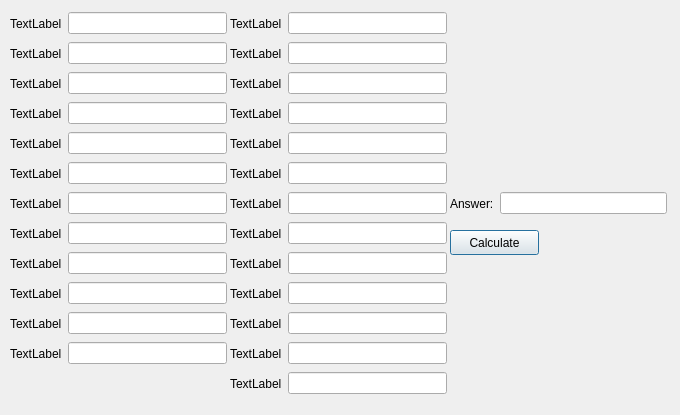
<?xml version="1.0" encoding="UTF-8"?>
<ui version="4.0">
 <class>ParameterInputDialog</class>
 <widget class="QDialog" name="ParameterInputDialog">
  <property name="geometry">
   <rect>
    <x>0</x>
    <y>0</y>
    <width>680</width>
    <height>415</height>
   </rect>
  </property>
  <property name="windowTitle">
   <string>Dialog</string>
  </property>
  <widget class="QWidget" name="layoutWidget_7">
   <property name="geometry">
    <rect>
     <x>10</x>
     <y>10</y>
     <width>217</width>
     <height>27</height>
    </rect>
   </property>
   <layout class="QHBoxLayout" name="horizontalLayout">
    <item>
     <widget class="QLabel" name="label">
      <property name="text">
       <string>TextLabel</string>
      </property>
     </widget>
    </item>
    <item>
     <widget class="QLineEdit" name="lineEdit"/>
    </item>
   </layout>
  </widget>
  <widget class="QWidget" name="layoutWidget_12">
   <property name="geometry">
    <rect>
     <x>230</x>
     <y>40</y>
     <width>217</width>
     <height>27</height>
    </rect>
   </property>
   <layout class="QHBoxLayout" name="horizontalLayout_14">
    <item>
     <widget class="QLabel" name="label_14">
      <property name="text">
       <string>TextLabel</string>
      </property>
     </widget>
    </item>
    <item>
     <widget class="QLineEdit" name="lineEdit_14"/>
    </item>
   </layout>
  </widget>
  <widget class="QWidget" name="layoutWidget_20">
   <property name="geometry">
    <rect>
     <x>230</x>
     <y>340</y>
     <width>217</width>
     <height>27</height>
    </rect>
   </property>
   <layout class="QHBoxLayout" name="horizontalLayout_24">
    <item>
     <widget class="QLabel" name="label_24">
      <property name="text">
       <string>TextLabel</string>
      </property>
     </widget>
    </item>
    <item>
     <widget class="QLineEdit" name="lineEdit_24"/>
    </item>
   </layout>
  </widget>
  <widget class="QWidget" name="layoutWidget_13">
   <property name="geometry">
    <rect>
     <x>230</x>
     <y>130</y>
     <width>217</width>
     <height>27</height>
    </rect>
   </property>
   <layout class="QHBoxLayout" name="horizontalLayout_17">
    <item>
     <widget class="QLabel" name="label_17">
      <property name="text">
       <string>TextLabel</string>
      </property>
     </widget>
    </item>
    <item>
     <widget class="QLineEdit" name="lineEdit_17"/>
    </item>
   </layout>
  </widget>
  <widget class="QWidget" name="layoutWidget_22">
   <property name="geometry">
    <rect>
     <x>230</x>
     <y>370</y>
     <width>217</width>
     <height>27</height>
    </rect>
   </property>
   <layout class="QHBoxLayout" name="horizontalLayout_25">
    <item>
     <widget class="QLabel" name="label_25">
      <property name="text">
       <string>TextLabel</string>
      </property>
     </widget>
    </item>
    <item>
     <widget class="QLineEdit" name="lineEdit_25"/>
    </item>
   </layout>
  </widget>
  <widget class="QWidget" name="layoutWidget_17">
   <property name="geometry">
    <rect>
     <x>230</x>
     <y>250</y>
     <width>217</width>
     <height>27</height>
    </rect>
   </property>
   <layout class="QHBoxLayout" name="horizontalLayout_21">
    <item>
     <widget class="QLabel" name="label_21">
      <property name="text">
       <string>TextLabel</string>
      </property>
     </widget>
    </item>
    <item>
     <widget class="QLineEdit" name="lineEdit_21"/>
    </item>
   </layout>
  </widget>
  <widget class="QWidget" name="layoutWidget_6">
   <property name="geometry">
    <rect>
     <x>10</x>
     <y>190</y>
     <width>217</width>
     <height>27</height>
    </rect>
   </property>
   <layout class="QHBoxLayout" name="horizontalLayout_7">
    <item>
     <widget class="QLabel" name="label_7">
      <property name="text">
       <string>TextLabel</string>
      </property>
     </widget>
    </item>
    <item>
     <widget class="QLineEdit" name="lineEdit_7"/>
    </item>
   </layout>
  </widget>
  <widget class="QWidget" name="layoutWidget_14">
   <property name="geometry">
    <rect>
     <x>230</x>
     <y>160</y>
     <width>217</width>
     <height>27</height>
    </rect>
   </property>
   <layout class="QHBoxLayout" name="horizontalLayout_18">
    <item>
     <widget class="QLabel" name="label_18">
      <property name="text">
       <string>TextLabel</string>
      </property>
     </widget>
    </item>
    <item>
     <widget class="QLineEdit" name="lineEdit_18"/>
    </item>
   </layout>
  </widget>
  <widget class="QWidget" name="layoutWidget_18">
   <property name="geometry">
    <rect>
     <x>230</x>
     <y>280</y>
     <width>217</width>
     <height>27</height>
    </rect>
   </property>
   <layout class="QHBoxLayout" name="horizontalLayout_22">
    <item>
     <widget class="QLabel" name="label_22">
      <property name="text">
       <string>TextLabel</string>
      </property>
     </widget>
    </item>
    <item>
     <widget class="QLineEdit" name="lineEdit_22"/>
    </item>
   </layout>
  </widget>
  <widget class="QPushButton" name="pushButton">
   <property name="geometry">
    <rect>
     <x>450</x>
     <y>230</y>
     <width>89</width>
     <height>25</height>
    </rect>
   </property>
   <property name="text">
    <string>Calculate</string>
   </property>
  </widget>
  <widget class="QWidget" name="layoutWidget_9">
   <property name="geometry">
    <rect>
     <x>230</x>
     <y>10</y>
     <width>217</width>
     <height>27</height>
    </rect>
   </property>
   <layout class="QHBoxLayout" name="horizontalLayout_13">
    <item>
     <widget class="QLabel" name="label_13">
      <property name="text">
       <string>TextLabel</string>
      </property>
     </widget>
    </item>
    <item>
     <widget class="QLineEdit" name="lineEdit_13"/>
    </item>
   </layout>
  </widget>
  <widget class="QWidget" name="layoutWidget_19">
   <property name="geometry">
    <rect>
     <x>230</x>
     <y>310</y>
     <width>217</width>
     <height>27</height>
    </rect>
   </property>
   <layout class="QHBoxLayout" name="horizontalLayout_23">
    <item>
     <widget class="QLabel" name="label_23">
      <property name="text">
       <string>TextLabel</string>
      </property>
     </widget>
    </item>
    <item>
     <widget class="QLineEdit" name="lineEdit_23"/>
    </item>
   </layout>
  </widget>
  <widget class="QWidget" name="layoutWidget_8">
   <property name="geometry">
    <rect>
     <x>10</x>
     <y>340</y>
     <width>217</width>
     <height>27</height>
    </rect>
   </property>
   <layout class="QHBoxLayout" name="horizontalLayout_12">
    <item>
     <widget class="QLabel" name="label_12">
      <property name="text">
       <string>TextLabel</string>
      </property>
     </widget>
    </item>
    <item>
     <widget class="QLineEdit" name="lineEdit_12"/>
    </item>
   </layout>
  </widget>
  <widget class="QWidget" name="layoutWidget_10">
   <property name="geometry">
    <rect>
     <x>10</x>
     <y>220</y>
     <width>217</width>
     <height>27</height>
    </rect>
   </property>
   <layout class="QHBoxLayout" name="horizontalLayout_8">
    <item>
     <widget class="QLabel" name="label_8">
      <property name="text">
       <string>TextLabel</string>
      </property>
     </widget>
    </item>
    <item>
     <widget class="QLineEdit" name="lineEdit_8"/>
    </item>
   </layout>
  </widget>
  <widget class="QWidget" name="layoutWidget_2">
   <property name="geometry">
    <rect>
     <x>10</x>
     <y>130</y>
     <width>217</width>
     <height>27</height>
    </rect>
   </property>
   <layout class="QHBoxLayout" name="horizontalLayout_5">
    <item>
     <widget class="QLabel" name="label_5">
      <property name="text">
       <string>TextLabel</string>
      </property>
     </widget>
    </item>
    <item>
     <widget class="QLineEdit" name="lineEdit_5"/>
    </item>
   </layout>
  </widget>
  <widget class="QWidget" name="layoutWidget_21">
   <property name="geometry">
    <rect>
     <x>10</x>
     <y>70</y>
     <width>217</width>
     <height>27</height>
    </rect>
   </property>
   <layout class="QHBoxLayout" name="horizontalLayout_3">
    <item>
     <widget class="QLabel" name="label_3">
      <property name="text">
       <string>TextLabel</string>
      </property>
     </widget>
    </item>
    <item>
     <widget class="QLineEdit" name="lineEdit_3"/>
    </item>
   </layout>
  </widget>
  <widget class="QWidget" name="layoutWidget_16">
   <property name="geometry">
    <rect>
     <x>230</x>
     <y>220</y>
     <width>217</width>
     <height>27</height>
    </rect>
   </property>
   <layout class="QHBoxLayout" name="horizontalLayout_20">
    <item>
     <widget class="QLabel" name="label_20">
      <property name="text">
       <string>TextLabel</string>
      </property>
     </widget>
    </item>
    <item>
     <widget class="QLineEdit" name="lineEdit_20"/>
    </item>
   </layout>
  </widget>
  <widget class="QWidget" name="layoutWidget">
   <property name="geometry">
    <rect>
     <x>10</x>
     <y>100</y>
     <width>217</width>
     <height>27</height>
    </rect>
   </property>
   <layout class="QHBoxLayout" name="horizontalLayout_4">
    <item>
     <widget class="QLabel" name="label_4">
      <property name="text">
       <string>TextLabel</string>
      </property>
     </widget>
    </item>
    <item>
     <widget class="QLineEdit" name="lineEdit_4"/>
    </item>
   </layout>
  </widget>
  <widget class="QWidget" name="layoutWidget_23">
   <property name="geometry">
    <rect>
     <x>10</x>
     <y>310</y>
     <width>217</width>
     <height>27</height>
    </rect>
   </property>
   <layout class="QHBoxLayout" name="horizontalLayout_11">
    <item>
     <widget class="QLabel" name="label_11">
      <property name="text">
       <string>TextLabel</string>
      </property>
     </widget>
    </item>
    <item>
     <widget class="QLineEdit" name="lineEdit_11"/>
    </item>
   </layout>
  </widget>
  <widget class="QWidget" name="layoutWidget_11">
   <property name="geometry">
    <rect>
     <x>230</x>
     <y>70</y>
     <width>217</width>
     <height>27</height>
    </rect>
   </property>
   <layout class="QHBoxLayout" name="horizontalLayout_15">
    <item>
     <widget class="QLabel" name="label_15">
      <property name="text">
       <string>TextLabel</string>
      </property>
     </widget>
    </item>
    <item>
     <widget class="QLineEdit" name="lineEdit_15"/>
    </item>
   </layout>
  </widget>
  <widget class="QWidget" name="layoutWidget_24">
   <property name="geometry">
    <rect>
     <x>230</x>
     <y>100</y>
     <width>217</width>
     <height>27</height>
    </rect>
   </property>
   <layout class="QHBoxLayout" name="horizontalLayout_16">
    <item>
     <widget class="QLabel" name="label_16">
      <property name="text">
       <string>TextLabel</string>
      </property>
     </widget>
    </item>
    <item>
     <widget class="QLineEdit" name="lineEdit_16"/>
    </item>
   </layout>
  </widget>
  <widget class="QWidget" name="layoutWidget_3">
   <property name="geometry">
    <rect>
     <x>10</x>
     <y>160</y>
     <width>217</width>
     <height>27</height>
    </rect>
   </property>
   <layout class="QHBoxLayout" name="horizontalLayout_6">
    <item>
     <widget class="QLabel" name="label_6">
      <property name="text">
       <string>TextLabel</string>
      </property>
     </widget>
    </item>
    <item>
     <widget class="QLineEdit" name="lineEdit_6"/>
    </item>
   </layout>
  </widget>
  <widget class="QWidget" name="layoutWidget_5">
   <property name="geometry">
    <rect>
     <x>10</x>
     <y>250</y>
     <width>217</width>
     <height>27</height>
    </rect>
   </property>
   <layout class="QHBoxLayout" name="horizontalLayout_9">
    <item>
     <widget class="QLabel" name="label_9">
      <property name="text">
       <string>TextLabel</string>
      </property>
     </widget>
    </item>
    <item>
     <widget class="QLineEdit" name="lineEdit_9"/>
    </item>
   </layout>
  </widget>
  <widget class="QWidget" name="layoutWidget_4">
   <property name="geometry">
    <rect>
     <x>10</x>
     <y>40</y>
     <width>217</width>
     <height>27</height>
    </rect>
   </property>
   <layout class="QHBoxLayout" name="horizontalLayout_2">
    <item>
     <widget class="QLabel" name="label_2">
      <property name="text">
       <string>TextLabel</string>
      </property>
     </widget>
    </item>
    <item>
     <widget class="QLineEdit" name="lineEdit_2"/>
    </item>
   </layout>
  </widget>
  <widget class="QWidget" name="layoutWidget_26">
   <property name="geometry">
    <rect>
     <x>10</x>
     <y>280</y>
     <width>217</width>
     <height>27</height>
    </rect>
   </property>
   <layout class="QHBoxLayout" name="horizontalLayout_10">
    <item>
     <widget class="QLabel" name="label_10">
      <property name="text">
       <string>TextLabel</string>
      </property>
     </widget>
    </item>
    <item>
     <widget class="QLineEdit" name="lineEdit_10"/>
    </item>
   </layout>
  </widget>
  <widget class="QWidget" name="layoutWidget_25">
   <property name="geometry">
    <rect>
     <x>450</x>
     <y>190</y>
     <width>217</width>
     <height>27</height>
    </rect>
   </property>
   <layout class="QHBoxLayout" name="horizontalLayout_26">
    <item>
     <widget class="QLabel" name="label_26">
      <property name="text">
       <string>Answer:</string>
      </property>
     </widget>
    </item>
    <item>
     <widget class="QLineEdit" name="answerLine">
      <property name="readOnly">
       <bool>true</bool>
      </property>
     </widget>
    </item>
   </layout>
  </widget>
  <widget class="QWidget" name="layoutWidget_15">
   <property name="geometry">
    <rect>
     <x>230</x>
     <y>190</y>
     <width>217</width>
     <height>27</height>
    </rect>
   </property>
   <layout class="QHBoxLayout" name="horizontalLayout_19">
    <item>
     <widget class="QLabel" name="label_19">
      <property name="text">
       <string>TextLabel</string>
      </property>
     </widget>
    </item>
    <item>
     <widget class="QLineEdit" name="lineEdit_19"/>
    </item>
   </layout>
  </widget>
 </widget>
 <resources/>
 <connections/>
</ui>
